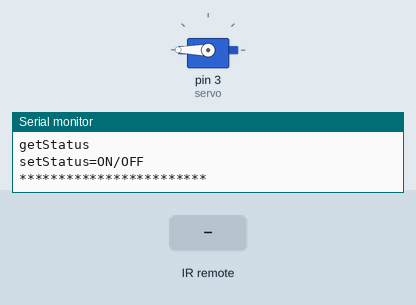
Simulated run of this sketch. Board: Arduino Uno, built with avr-gcc and run on an emulated ATmega328P. Shown: servo, the last lines printed to the serial monitor. The test bench sets the inputs (shaded band). EEPROM starts erased.

Above: at 3.4 s.
3.5 s: infrared code 0x1818D02F received
At 4.1 s:
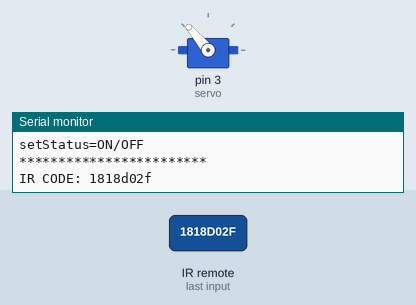
8.1 s: infrared code 0x181800FF received
At 8.8 s:
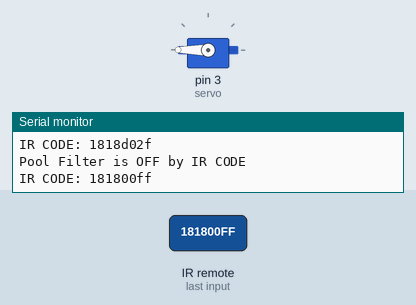
Timing chart, 0 to 11.1 s (numbered marks = the images above; inputs shaded):
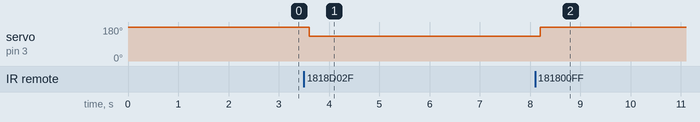

Measured:
- after the input at 3.5 s, servo on pin 3 (servo): 180° → 130° after 0.11 s
- after the input at 8.1 s, servo on pin 3 (servo): 130° → 180° after 0.11 s

The sketch:

Pool_with_IR.ino
```cpp
#include <TimeLib.h>
#include <EEPROM.h>
#include <IRremote.h>
#include <Servo.h>
IRrecv irrecv(2);
decode_results results;
Servo servo;
//-------------------------------------------------------------------------------------------------------------------------------------------------------------------------------------------------
void setup() {
  setTime(EEPROM.read(30), EEPROM.read(31), EEPROM.read(32), EEPROM.read(33), EEPROM.read(34), 2000+EEPROM.read(35)); //Damaged EEPROM = 1,2,3,4,5,6
  filter(EEPROM.read(0));
  irrecv.enableIRIn();
  Serial.begin(9600);
  Serial.println("************************\nPool Timer Commands:\nTime = "+String(hour())+":"+String(minute())+":"+String(second())+"\n"+"Date = "+String(day())+"/"+String(month())+"/"+String(year())+"\n************************\n"+
  "getTime\nsetTime=00:00:00\ngetDate\nsetDate=00/00/0000\ngetCycle1\nsetCycle1=00:00to00:00\ngetCycle2\nsetCycle2=00:00to00:00\nsetStopwatch=minutes\ngetStatus\nsetStatus=ON/OFF\n************************\n");
}
void filter(bool state) {
  servo.attach(3);
  servo.write(state ? 180 : 130);
  delay(2000);
  servo.detach();
  EEPROM.write(0, state);
}
//-------------------------------------------------------------------------------------------------------------------------------------------------------------------------------------------------
void loop() {
  while (second() == 0 || second() == 30) { //every minute = 525,600 times in a year
    EEPROM.write(30, hour());
    delay(150);
    EEPROM.write(31, minute());
    delay(150);
    EEPROM.write(32, second());
    delay(150);
    EEPROM.write(33, day());
    delay(150);
    EEPROM.write(34, month());
    delay(150);
    EEPROM.write(35, year()-2000);
    delay(150);
  }
  if (Serial.available()) {
    String string = Serial.readString();
    if (string.substring(0, 7) == "getTime") {
      Serial.println("Current Time is "+String(hour())+":"+String(minute())+":"+String(second()));
    }
    else if (string.substring(0, 8) == "setTime=") {
      setTime(string.substring(8, 10).toInt(), string.substring(11, 13).toInt(), string.substring(14, 16).toInt(), day(), month(), year());
      EEPROM.write(30, hour());
      delay(150);
      EEPROM.write(31, minute());
      delay(150);
      EEPROM.write(32, second());
      delay(150);
      Serial.println("Time Set!!!\nCurrent Time is "+String(hour())+":"+String(minute())+":"+String(second()));
    }
    else if (string.substring(0, 7) == "getDate") {
      Serial.println("Current Date is "+String(day())+"/"+String(month())+"/"+String(year()));
    }
    else if (string.substring(0, 8) == "setDate=") {
      setTime(hour(), minute(), second(), string.substring(8, 10).toInt(), string.substring(11, 13).toInt(), string.substring(14, 18).toInt());
      EEPROM.write(33, day());
      delay(150);
      EEPROM.write(34, month());
      delay(150);
      EEPROM.write(35, year()-2000);
      delay(150);
      Serial.println("Date Set!!!\nCurrent Date is "+String(day())+"/"+String(month())+"/"+String(year()));
    }
    else if (string.substring(0, 9) == "getCycle1") {
      Serial.println("Cycle 1\nstarts at "+String(EEPROM.read(7))+":"+String(EEPROM.read(8))+" and ends at "+String(EEPROM.read(9))+":"+String(EEPROM.read(10)));
    }
    else if (string.substring(0, 10) == "setCycle1=") {
      EEPROM.write(7, string.substring(10, 12).toInt());
      EEPROM.write(8, string.substring(13, 15).toInt());
      EEPROM.write(9, string.substring(17, 19).toInt());
      EEPROM.write(10, string.substring(20, 22).toInt());
      Serial.println("Cycle 1 Set!!!\nstarts at "+String(EEPROM.read(7))+":"+String(EEPROM.read(8))+" and ends at "+String(EEPROM.read(9))+":"+String(EEPROM.read(10)));
    }
    else if (string.substring(0, 9) == "getCycle2") {
      Serial.println("Cycle 2\nstarts at "+String(EEPROM.read(11))+":"+String(EEPROM.read(12))+" and ends at "+String(EEPROM.read(13))+":"+String(EEPROM.read(14)));
    }
    else if (string.substring(0, 10) == "setCycle2=") {
      EEPROM.write(11, string.substring(10, 12).toInt());
      EEPROM.write(12, string.substring(13, 15).toInt());
      EEPROM.write(13, string.substring(17, 19).toInt());
      EEPROM.write(14, string.substring(20, 22).toInt());
      Serial.println("Cycle 2 Set!!!\nstarts at "+String(EEPROM.read(11))+":"+String(EEPROM.read(12))+" and ends at "+String(EEPROM.read(13))+":"+String(EEPROM.read(14)));
    }
    else if (string.substring(0, 13) == "setStopwatch=") {
      handleStopwatch(string.substring(13, 15).toInt());
      Serial.println("Stopwatch SET by TERMINAL");
    }
    else if (string.substring(0, 9) == "getStatus") {
      Serial.println(EEPROM.read(0) ? "Pool Filter is ON" : "Pool Filter is OFF");
    }
    else if (string.substring(0, 10) == "setStatus=") {
      if (string.substring(10, 12) == "ON") {
        filter(true);
        Serial.println("Status Set!!!\nPool Filter is ON by TERMINAL");
      }
      if (string.substring(10, 13) == "OFF") {
        filter(false);
        Serial.println("Status Set!!!\nPool Filter is OFF by TERMINAL");
      }
    }
  }
//-------------------------------------------------------------------------------------------------------------------------------------------------------------------------------------------------
  if (hour() == EEPROM.read(7) and minute() == EEPROM.read(8) or hour() == EEPROM.read(11) and minute() == EEPROM.read(12)) {
    if (!EEPROM.read(0)) {
      filter(true);
      Serial.println("Current Time is "+String(hour())+":"+String(minute())+":"+String(second())+"\nPool Filter is ON by CYCLE");
    }
  }
  if (hour() == EEPROM.read(9) and minute() == EEPROM.read(10) or hour() == EEPROM.read(13) and minute() == EEPROM.read(14)) {
    if (EEPROM.read(0)) {
      filter(false);
      Serial.println("Current Time is "+String(hour())+":"+String(minute())+":"+String(second())+"\nPool Filter is OFF by CYCLE");
    }
  }
  if (EEPROM.read(17)) {
    if (hour() == EEPROM.read(15) and minute() == EEPROM.read(16)) {
      EEPROM.write(17, false);
      if (EEPROM.read(0)) {
        filter(false);
        Serial.println("Pool Filter is OFF by STOPWATCH");
      }
    }
  }
//-------------------------------------------------------------------------------------------------------------------------------------------------------------------------------------------------
  if (irrecv.decode(&results)) {
    Serial.println("IR CODE: "+String(results.value, HEX));
    handleControl(results.value);
    irrecv.resume();
  }
}
void handleControl(unsigned long value) {
  delay(100);
  switch (value) {
    case 0x1818D02F:
      filter(!EEPROM.read(0));
      Serial.println(EEPROM.read(0) ? "Pool Filter is ON by IR CODE" : "Pool Filter is OFF by IR CODE");
      break;
    case 0x181800FF:
      handleStopwatch(10);
      Serial.println("Stopwatch SET by IR CODE");
      break;
    case 0x1818807F:
      handleStopwatch(20);
      Serial.println("Stopwatch SET by IR CODE");
      break;
    case 0x181840BF:
      handleStopwatch(30);
      Serial.println("Stopwatch SET by IR CODE");
      break;
    case 0x1818C03F:
      handleStopwatch(40);
      Serial.println("Stopwatch SET by IR CODE");
      break;
    case 0x181820DF:
      handleStopwatch(50);
      Serial.println("Stopwatch SET by IR CODE");
      break;
    case 0x1818A05F:
      handleStopwatch(60);
      Serial.println("Stopwatch SET by IR CODE");
      break;
    case 0x1818609F:
      handleStopwatch(70);
      Serial.println("Stopwatch SET by IR CODE");
      break;
    case 0x1818E01F:
      handleStopwatch(80);
      Serial.println("Stopwatch SET by IR CODE");
      break;
    case 0x181810EF:
      handleStopwatch(90);
      Serial.println("Stopwatch SET by IR CODE");
      break;
  }
}
//-------------------------------------------------------------------------------------------------------------------------------------------------------------------------------------------------
void handleStopwatch(int stopwatch) {
  if (!EEPROM.read(0)) {
        filter(true);
        Serial.println("Pool Filter is ON by STOPWATCH");
    }
    int h = hour();
    int m = minute()+stopwatch;
    while (m >= 60) {
      h = h+1;
      m = m-60;
    }
    EEPROM.write(15, h);
    delay(150);
    EEPROM.write(16, m);
    delay(150);
    EEPROM.write(17, true);
    delay(150);
    Serial.println("Stopwatch for "+String(stopwatch)+" minutes");
}
```
